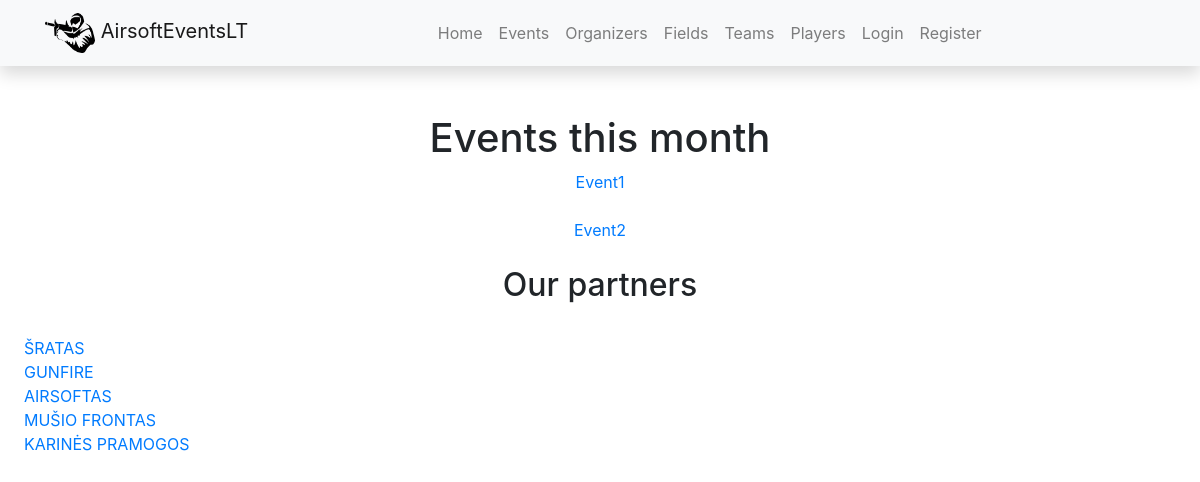
/events/, run on an earlier commit of the app's database.
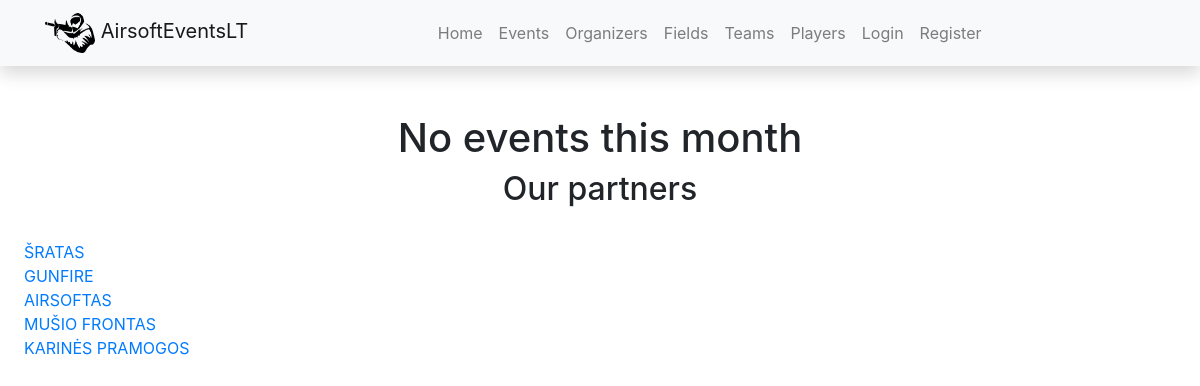
And on a later commit of the database.
### events/models.py (models this page shows, shortened)
class Event(models.Model):
    name = models.CharField('Name of the event',  max_length=150)
    date = models.DateTimeField('Date of event', null=True, blank=True)
    organizer = models.ForeignKey("Organizer", related_name='event_organizers', on_delete=models.SET_NULL, null=True)
    field = models.ForeignKey('Field', on_delete=models.SET_NULL, null=True)
    description = HTMLField(null=True)
    price = models.FloatField("Price")
    max_players = models.IntegerField("Maximum player number")
    registered_players  = models.IntegerField("Registered player number")
    created_on = models.DateTimeField(auto_now_add=True)
    class Meta:
        verbose_name = _("Event")
        verbose_name_plural = _("Events")
    def __str__(self):
        return self.name

### events/views.py (the view)
# urls.py: path('', views.index, name='events_index'),
def index(request):
    events = Event.objects.all()
    context = {'events': events,
               } #'active_events': active_events,
    return render(request, 'index.html', context=context)

### events/templates/index.html
{% extends "base.html" %}
{% load i18n %}
{% block content %}
<center>
{% if events %}
<h1>Events this month</h1>
{% for event in events %}
<a href="{% url 'event_detail' event.id %}"><div>{{ event }}</div></a>
<br>
{% endfor %}
{% else %}
<h1>No events this month</h1>
{% endif %}
<h2>Our partners</h2>
</center>
<div class='indented'>
<a href='https://sratas.lt/' target="_blank"><div>ŠRATAS</div></a>
<a href='https://gunfire.com/' target="_blank"><div>GUNFIRE</div></a>
<a href='https://www.airsoftas.lt/' target="_blank"><div>AIRSOFTAS</div></a>
<a href='https://mfrontas.lt/' target="_blank"><div>MUŠIO FRONTAS</div></a>
<a href='https://karinespramogos.lt' target="_blank"><div>KARINĖS PRAMOGOS</div></a>
</div>
{% endblock %}

What changed in the data, as far as the page shows it:
removed Event: name "Event1"
removed Event: name "Event2"
Also different on the page:
text no longer shown: "Events this month"
text now shown: "No events this month"
